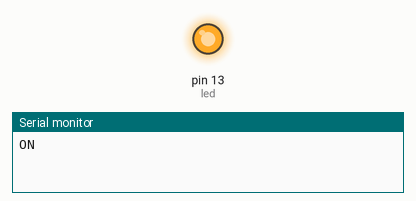
Bench run of a sketch on a simulated Arduino Uno, built with avr-gcc and run on an emulated ATmega328P. Parts: output pins drawn as LEDs (lit = HIGH), the last lines printed to the serial monitor.

Above: at 0.7 s.
At 5.2 s:
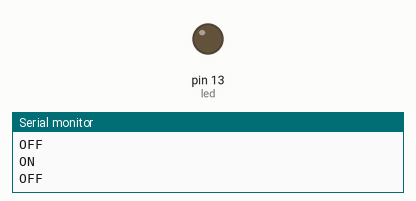
Timing chart, 0 to 6.9 s (numbered marks = the images above):
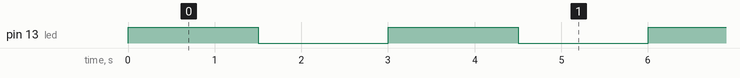

Measured:
- by itself, pin 13 (led): alternates HIGH for 1.5 s and LOW for 1.5 s

The sketch:

lazarduino.ino
```cpp
/*
 Lazarus y Arduino.
 Este programa enciende y apaga la salida 13
 Esta salida, normalmente tiene un led asociada en las placas arduino.
 El estado del LED lo envia por el puerto serie.
 */
int led = 13;
void setup() {
  Serial.begin(9600);
  pinMode (led,OUTPUT);
}

void loop() {
  digitalWrite (led,HIGH);
  Serial.println ("ON");
  delay(1500);
  digitalWrite(led,LOW);
  Serial.println("OFF");
  delay(1500);
}
```
